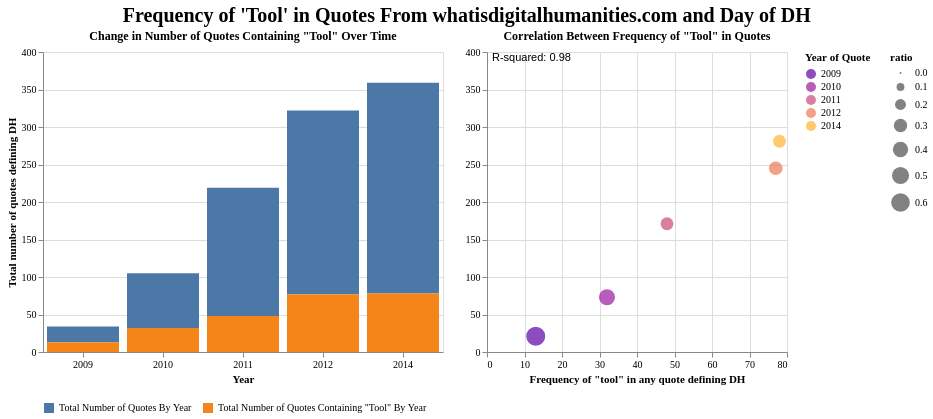

Here is the Vega-Lite specification saved for this chart:
### Vega-Lite specification from a JSON file in a GitHub repository (floating-point values rounded to 4 significant figures)
{"config": {"view": {"continuousWidth": 300, "continuousHeight": 300}, "axis": {"labelFont": "Garamond", "titleFont": "Garamond"}, "legend": {"labelFont": "Garamond", "titleFont": "Garamond"}, "title": {"anchor": "middle", "font": "Garamond", "fontSize": 20}}, "hconcat": [{"data": {"name": "data-18226eb8905248573cc94315a945797a"}, "mark": {"type": "bar"}, "encoding": {"color": {"field": "variable", "legend": {"labelLimit": 400, "orient": "bottom", "symbolLimit": 0, "title": ""}, "type": "nominal"}, "tooltip": [{"field": "year", "type": "quantitative"}, {"field": "value", "type": "quantitative"}, {"field": "variable", "type": "nominal"}], "x": {"axis": {"labelAngle": 0}, "field": "year", "title": "Year", "type": "ordinal"}, "y": {"field": "value", "title": "Total number of quotes defining DH", "type": "quantitative"}}, "height": 300, "title": {"text": "Change in Number of Quotes Containing \"Tool\" Over Time", "fontSize": 12}, "width": 400}, {"layer": [{"mark": {"type": "circle"}, "encoding": {"color": {"field": "year", "legend": {"title": "Year of Quote"}, "scale": {"scheme": "plasma"}, "type": "nominal"}, "size": {"field": "ratio", "type": "quantitative"}, "tooltip": [{"field": "year", "type": "quantitative"}, {"field": "frequency_tools_lower", "type": "quantitative"}, {"field": "total_counts", "type": "quantitative"}], "x": {"axis": {"title": "Frequency of \"tool\" in any quote defining DH"}, "field": "frequency_tools_lower", "type": "quantitative"}, "y": {"axis": {"title": ""}, "field": "total_counts", "type": "quantitative"}}, "title": {"text": "Correlation Between Frequency of \"Tool\" in Quotes", "fontSize": 12}}, {"mark": {"type": "line", "color": "red"}, "encoding": {"color": {"legend": null}, "size": {"field": "ratio", "type": "quantitative"}, "tooltip": [{"field": "year", "type": "quantitative"}, {"field": "frequency_tools_lower", "type": "quantitative"}, {"field": "total_counts", "type": "quantitative"}], "x": {"axis": {"title": "Frequency of \"tool\" in any quote defining DH"}, "field": "frequency_tools_lower", "type": "quantitative"}, "y": {"axis": {"title": ""}, "field": "total_counts", "type": "quantitative"}}, "title": {"text": "Correlation Between Frequency of \"Tool\" in Quotes", "fontSize": 12}, "transform": [{"on": "frequency_tools_lower", "regression": "total_counts", "method": "linear"}]}, {"data": {"name": "data-632f61fef1e2fccc41daf02461a934b2"}, "mark": {"type": "text", "align": "left", "baseline": "top", "color": "black", "dx": 5, "text": "R-squared: 0.98"}, "encoding": {"x": {"value": 0}, "y": {"value": 0}}}], "data": {"name": "data-e672281e451662c827d8fcaf3dce1653"}, "width": 300}], "resolve": {"scale": {"color": "independent", "y": "shared"}}, "title": "Frequency of 'Tool' in Quotes From whatisdigitalhumanities.com and Day of DH", "$schema": "https://vega.github.io/schema/vega-lite/v5.15.1.json", "datasets": {"data-18226eb8905248573cc94315a945797a": [{"year": 2009, "ratio": 0.619, "variable": "Total Number of Quotes By Year", "value": 21}, {"year": 2010, "ratio": 0.4384, "variable": "Total Number of Quotes By Year", "value": 73}, {"year": 2011, "ratio": 0.2807, "variable": "Total Number of Quotes By Year", "value": 171}, {"year": 2012, "ratio": 0.3143, "variable": "Total Number of Quotes By Year", "value": 245}, {"year": 2014, "ratio": 0.2776, "variable": "Total Number of Quotes By Year", "value": 281}, {"year": 2009, "ratio": 0.619, "variable": "Total Number of Quotes Containing \"Tool\" By Year", "value": 13}, {"year": 2010, "ratio": 0.4384, "variable": "Total Number of Quotes Containing \"Tool\" By Year", "value": 32}, {"year": 2011, "ratio": 0.2807, "variable": "Total Number of Quotes Containing \"Tool\" By Year", "value": 48}, {"year": 2012, "ratio": 0.3143, "variable": "Total Number of Quotes Containing \"Tool\" By Year", "value": 77}, {"year": 2014, "ratio": 0.2776, "variable": "Total Number of Quotes Containing \"Tool\" By Year", "value": 78}], "data-e672281e451662c827d8fcaf3dce1653": [{"year": 2009, "total_counts": 21, "frequency_tools_lower": 13, "ratio": 0.619}, {"year": 2010, "total_counts": 73, "frequency_tools_lower": 32, "ratio": 0.4384}, {"year": 2011, "total_counts": 171, "frequency_tools_lower": 48, "ratio": 0.2807}, {"year": 2012, "total_counts": 245, "frequency_tools_lower": 77, "ratio": 0.3143}, {"year": 2014, "total_counts": 281, "frequency_tools_lower": 78, "ratio": 0.2776}], "data-632f61fef1e2fccc41daf02461a934b2": [{"x": 0, "y": 0}]}}
